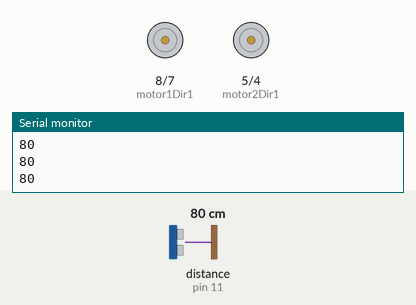
The sketch below on a simulated Arduino Uno, built with avr-gcc and run on an emulated ATmega328P. Parts: motor-driver pin pairs drawn as motors (green arrow = first pin HIGH = forward, orange = second pin HIGH = backward, longer = more drive, scaled by the enable pin), the last lines printed to the serial monitor. Wiring (inferred from the names in the program): ultrasonic range finder: trigger pin 12; echo pin 11. The test bench sets the inputs (shaded band); at power-on: distance to the obstacle (sensor on pin 11) 80 cm. The echo pulse lasts 58.3 µs per cm.

Above: at 1.2 s.
1.3 s: distance to the obstacle (sensor on pin 11) set to 18 cm
2.8 s: distance to the obstacle (sensor on pin 11) set to 13 cm
At 3.9 s:
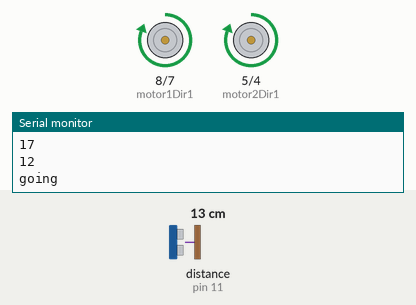
4.4 s: distance to the obstacle (sensor on pin 11) set to 35 cm
At 5.6 s:
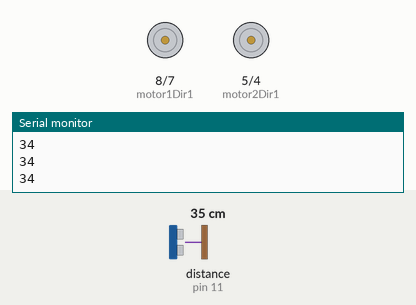
6.6 s: distance to the obstacle (sensor on pin 11) set to 2 cm
At 7.6 s:
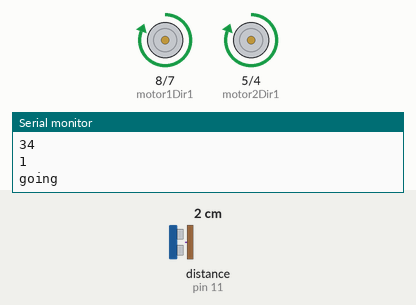
Timing chart, 0 to 9.2 s (numbered marks = the images above; inputs shaded):
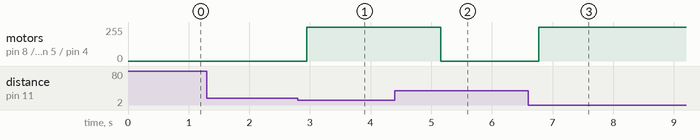

Measured:
- the behaviour switches between 16 and 15 cm on distance to the obstacle (sensor on pin 11) (found by bisection; images 0 and 1)
- after the input at 2.8 s, motor on pin 8 (motor1Dir1) / pin 7 (motor1Dir2), motor on pin 5 (motor2Dir1) / pin 4 (motor2Dir2): stopped → forward 255/255 after 0.15 s
- after the input at 4.4 s, motor on pin 8 (motor1Dir1) / pin 7 (motor1Dir2), motor on pin 5 (motor2Dir1) / pin 4 (motor2Dir2): forward 255/255 → stopped after 0.75 s
- after the input at 6.6 s, motor on pin 8 (motor1Dir1) / pin 7 (motor1Dir2), motor on pin 5 (motor2Dir1) / pin 4 (motor2Dir2): stopped → forward 255/255 after 0.17 s

The sketch:

rover.ino
```cpp
const int motor1PWM = 10;  // PWM control pin for motor 1
const int motor1Dir1 = 8; // Direction control pin 1 for motor 1
const int motor1Dir2 = 7; // Direction control pin 2 for motor 1

const int motor2PWM = 9;  // PWM control pin for motor 2
const int motor2Dir1 = 5; // Direction control pin 1 for motor 2
const int motor2Dir2 = 4; // Direction control pin 2 for motor 2
int trig = 12;
int echo = 11;

int timeInMicro;
int distanceInCm;

void setup() {
  // put your setup code here, to run once:
  Serial.begin(9600);
  pinMode(trig, OUTPUT);  // Corrected typo
  pinMode(echo, INPUT);   // Corrected typo
  pinMode(motor1PWM, OUTPUT);
  pinMode(motor1Dir1, OUTPUT);
  pinMode(motor1Dir2, OUTPUT);

  pinMode(motor2PWM, OUTPUT);
  pinMode(motor2Dir1, OUTPUT);
  pinMode(motor2Dir2, OUTPUT);
}

void loop() {
  // to send signals
  digitalWrite(trig, LOW);
  delayMicroseconds(2);
  digitalWrite(trig, HIGH);
  delayMicroseconds(10);
  digitalWrite(trig, LOW);

  // to receive signals
  timeInMicro = pulseIn(echo, HIGH);
  distanceInCm = timeInMicro / 29 / 2;

  Serial.println(distanceInCm);  // Corrected typo
  delay(100);

  if(distanceInCm < 15)
{
  moveForward();
}
else
{
  stopMotors();
}

delay(100);
}

void moveForward() {
  digitalWrite(motor1Dir1, HIGH);
  digitalWrite(motor1Dir2, LOW);
  analogWrite(motor1PWM, 255);

  digitalWrite(motor2Dir1, HIGH);
  digitalWrite(motor2Dir2, LOW);
  analogWrite(motor2PWM, 255);
  Serial.println("going");

  delay(2000);
}

void stopMotors() {
  digitalWrite(motor1Dir1, LOW);
  digitalWrite(motor1Dir2, LOW);
  analogWrite(motor1PWM, 0);

  digitalWrite(motor2Dir1, LOW);
  digitalWrite(motor2Dir2, LOW);
  analogWrite(motor2PWM, 0);
}
```
